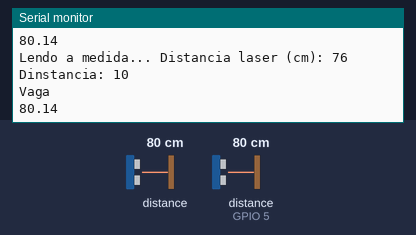
A sketch run on a simulated ESP8266 (NodeMCU). On the bench: the last lines printed to the serial monitor. Wiring (inferred from the names in the program): ultrasonic range finder: trigger GPIO 16; echo GPIO 5. Inputs (shaded band) come from the test bench; at power-on: distance to the obstacle 80 cm, distance to the obstacle (sensor on GPIO 5) 80 cm. The echo pulse lasts 58.3 µs per cm; WiFi joins after 1.5 s; servers stay silent unless stated; no MQTT or app messages arrive unless stated.

Above: at 2.7 s.
2.8 s: distance to the obstacle (sensor 0) set to 250 cm
6.1 s: distance to the obstacle (sensor on GPIO 5) set to 2 cm
At 7.4 s:
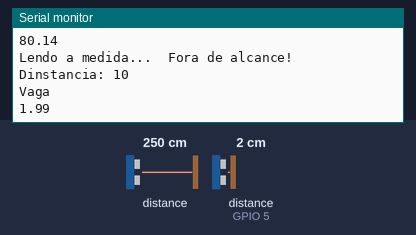
7.6 s: distance to the obstacle (sensor 0) set to 2 cm
9.1 s: distance to the obstacle (sensor on GPIO 5) set to 4 cm
At 10.7 s:
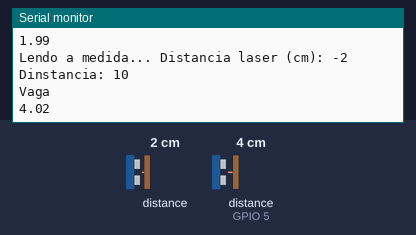
Timing chart, 0 to 11.6 s (numbered marks = the images above; inputs shaded):
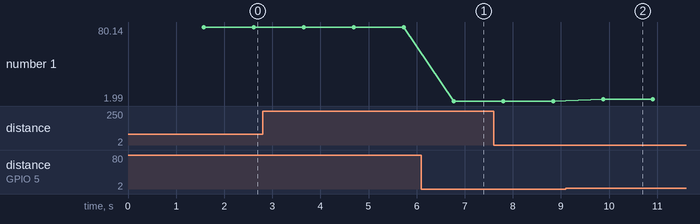

Measured:
- after the input at 6.1 s, the serial monitor: prints a new line after 0.67 s (image 1)
- after the input at 9.1 s, the serial monitor: prints a new line after 0.78 s (image 2)
- plotted number 1: 80.14 → 1.99 after the input at 6.1 s, 1.99 → 4.02 after the input at 9.1 s

The sketch:

vaga.ino
```cpp
#include <Ultrasonic.h>
#include <ESP8266WiFi.h>
#include <PubSubClient.h>
#include "Adafruit_VL53L0X.h"     /*Biblioteca do laser */
#include <Wire.h>                 /*Biblioteca para declaração das portas SDA e SCL*/

const int TRIGGER1 = 16; /*D0 TRIGGER DO ULTRASSONICO ESQUERDO*/
const int ECHO1    = 5;  /*D1 DECHO DO ULTRASSONICO ESQUERDO*/
const int TRIGGER2 = 14; /*D5 TRIGGER DO ULTRASSONICO ESQUERDO*/
const int ECHO2   = 15; /*D8 ECHO DO ULTRASSONICO ESQUERDO*/

//WiFi
const char* SSID = "NotebookSaulo";/*"carro"; "MostraProfissoes";              /* SSID / nome da rede WiFi que deseja se conectar*/
const char* PASSWORD = "Saulo1004";/*"unifor2019";  "profissoes";   /* Senha da rede WiFi que deseja se conectar*/
WiFiClient wifiClient;

//MQTT Server
const char* BROKER_MQTT ="192.168.137.1";/*"192.168.1.148";"broker.hivemq.com";//"test.mosquitto.org"; //URL do broker MQTT que se deseja utilizar*/
int BROKER_PORT = 1883;

float disVaga =0 ;
double disLaser = 0;

#define ID_MQTT  "MAQUETE_SEM"     //Informe um ID unico e seu. Caso sejam usados IDs repetidos a ultima conexão irá sobrepor a anterior.
#define VAGA1 "VAGA1"         //Informe um Tópico único. Caso sejam usados tópicos em duplicidade, o último irá eliminar o anterior.
#define STAVAGA1 "STAVAGA1"
#define VAGA2 "VAGA2"
#define STAVAGA2 "STAVAGA2"
#define DISTANCIA "DISTANCIA"

PubSubClient MQTT(wifiClient);        // Instancia o Cliente MQTT passando o objeto espClient

Adafruit_VL53L0X lox = Adafruit_VL53L0X(); /*DECLARAÇÃO DO LASER*/

void setup() {
    Serial.begin(115200);
    Wire.begin(13,12); /*/DECLARA SCL E DEPOIS A SDA DO LASER*/
    conectaWiFi();
    MQTT.setServer(BROKER_MQTT, BROKER_PORT);

    pinMode(TRIGGER1, OUTPUT); /*DECLARA ULTRASSONICO COMO vaga 1*/
    pinMode(ECHO1, INPUT);     /*DECLARA ULTRASSONICO COMO vaga 1*/

    pinMode(TRIGGER2, OUTPUT); /*DECLARA ULTRASSONICO COMO vaga 2*/
    pinMode(ECHO2, INPUT);     /*DECLARA ULTRASSONICO COMO vaga 2*/

    /*VERIFICA A PORTA USB CONECTADA*/
    while (! Serial) {
      delay(1);
    }

    Serial.println("Adafruit VL53L0X test");
    if (!lox.begin()) {
      Serial.println(F("Failed to boot VL53L0X"));
      while(1);
    }
    /* LIGA O LASER */
    Serial.println(F("VL53L0X API Simple Ranging example\n\n"));
}

void loop() {
     mantemConexoes();
     MQTT.loop();
     // put your main code here, to run repeatedly:
     vaga1();
     distanciaLaser();
}

void mantemConexoes() {
    if (!MQTT.connected()) {
       conectaMQTT();
    }

    conectaWiFi(); //se não há conexão com o WiFI, a conexão é refeita
}

void conectaWiFi() {

  if (WiFi.status() == WL_CONNECTED) {
     return;
  }

  Serial.print("Conectando-se na rede: ");
  Serial.print(SSID);
  Serial.println("  Aguarde!");

  WiFi.begin(SSID, PASSWORD); // Conecta na rede WI-FI
  while (WiFi.status() != WL_CONNECTED) {
      delay(100);
      Serial.print(".");
  }

  Serial.println();
  Serial.print("Conectado com sucesso, na rede: ");
  Serial.print(SSID);
  Serial.print("  IP obtido: ");
  Serial.println(WiFi.localIP());
   Serial.println("----------------------");

}

void conectaMQTT() {
    while (!MQTT.connected()) {
        Serial.print("Conectando ao Broker MQTT: ");
        Serial.println(BROKER_MQTT);
        if (MQTT.connect(ID_MQTT)) {
            Serial.println("Conectado ao Broker com sucesso!");
        }
        else {
            Serial.println("Noo foi possivel se conectar ao broker.");
            Serial.println("Nova tentatica de conexao em 10s");
            delay(10000);
        }
    }
}


void vaga1(){
     long duration, distance;
     digitalWrite(TRIGGER1, LOW);
     delayMicroseconds(2);

     digitalWrite(TRIGGER1, HIGH);
     delayMicroseconds(10);

     digitalWrite(TRIGGER1, LOW);
     duration = pulseIn(ECHO1, HIGH);
     disVaga = (duration/2) / 29.1;

     if ((disVaga >=20) && (disVaga <=200)){
      MQTT.publish("STAVAGA1","1");
   }else{
    MQTT.publish("STAVAGA1","0");
   }

     String dis = String(disVaga);

     MQTT.publish("VAGA",(char*)dis.c_str());
     Serial.println("Vaga");
     Serial.println(String(disVaga));
     delay(1000);
}

void distanciaLaser(){
  /*-------------------------------*/
    /*Codigo do Laser*/

    VL53L0X_RangingMeasurementData_t measure;
    Serial.print("Lendo a medida... ");
    lox.rangingTest(&measure, false);

    if (measure.RangeStatus != 4) {
      Serial.print("Distancia laser (cm): ");
      Serial.println((measure.RangeMilliMeter-40)/10);
      disLaser = (measure.RangeMilliMeter-40)/10;
    } else {
      Serial.println(" Fora de alcance! ");
      disLaser = 1;
    }

    /*------------------------------- */

    String tempDis;
    tempDis = (disLaser, DEC);
    String dir = String(tempDis);
    /*converte Float para String*/
    char buffer[10];
    dtostrf(disLaser,2, 2, buffer);
    /*-------------------------*/
    Serial.println("Dinstancia: " + dir);
    MQTT.publish(DISTANCIA,buffer);
}
```
